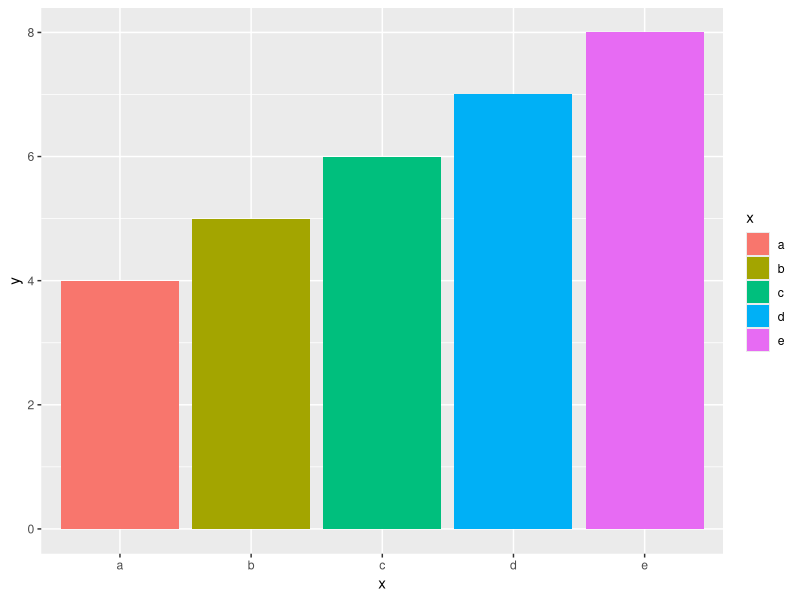

This figure's R source:
# exploring tidyverse package

install.packages("tidyverse")
library("ggplot2")

gfg <- data.frame(x = c("a", "b", "c", "d", "e"),  y = c(4, 5, 6, 7, 8)
)

ggplot(gfg, aes(x, y, fill = x)) + geom_bar(stat = "identity")

# bhaiya ye kaisi language hai jisko itna zyada saja ke likhna padhta hai bc

# dplyr is a very popular data manipulation library in R.

library(dplyr)
 
print(starwars %>% filter(species == "Droid")) #that %>% is pipe thingy i guess


# data frame

df <- data.frame(
  Name = c("Sattu", "Satturita", "Satendar"),
  Age = c(25, 23, 22),
  Score = c(95, 89, 78)
)
df

# kaash aur achhe se padh ke gyi hoti test mai smh kya faida ye sbh code ka aaaaaaaaah # nolint # nolint: line_length_linter.